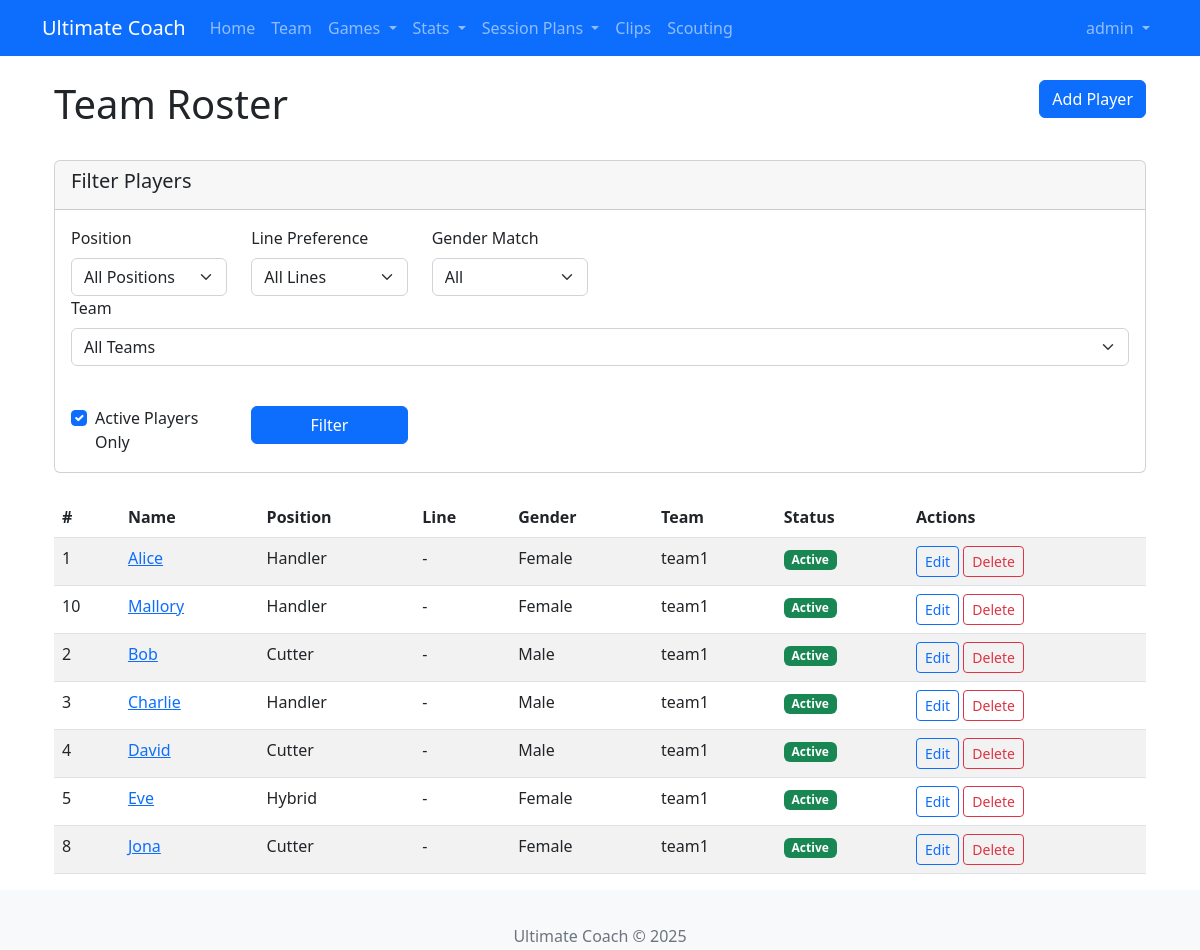
/team/ (signed in), run on the app's committed database.
### app/models/user.py (models this page shows, shortened)
class User(UserMixin, db.Model):
    id = db.Column(db.Integer, primary_key=True)
    username = db.Column(db.String(64), unique=True, nullable=False)
    email = db.Column(db.String(120), unique=True, nullable=False)
    password_hash = db.Column(db.String(128))
    role = db.Column(db.String(20), default='user')  # Add this line
    is_admin = db.Column(db.Boolean, default=False)
    created_at = db.Column(db.DateTime, default=datetime.utcnow)
    created_drills = db.relationship('SavedDrill', backref='creator', lazy='dynamic')
    player_profile = db.relationship('Player', back_populates='user_account', uselist=False)

### app/models/player.py (models this page shows, shortened)
class Player(db.Model):
    id = db.Column(db.Integer, primary_key=True)
    name = db.Column(db.String(100), nullable=False)
    jersey_number = db.Column(db.String(10))
    position = db.Column(db.String(20))
    height = db.Column(db.String(20))
    weight = db.Column(db.String(20))
    gender = db.Column(db.String(20))
    gender_match = db.Column(db.String(20))
    birth_date = db.Column(db.Date)
    team = db.Column(db.String(50))
    email = db.Column(db.String(120))
    phone = db.Column(db.String(20))
    line_preference = db.Column(db.String(20))
    active = db.Column(db.Boolean, default=True)
    notes = db.Column(db.Text)
    points_played = db.Column(db.Integer, default=0)
    games_played= db.Column(db.Integer, default=0)
    user_id = db.Column(db.Integer, db.ForeignKey('user.id'), nullable=True)
    user_account = db.relationship('User', back_populates='player_profile')
    lineups = db.relationship('LineUp', backref='player', lazy='dynamic', cascade='all, delete-orphan')
    player_events = db.relationship(
        "Event",
        foreign_keys='Event.player_id',
        back_populates="player",
        lazy='dynamic'
    )
    receiver_events = db.relationship(
        'Event',
        foreign_keys='Event.receiver_id',
        back_populates='receiver',
        lazy='dynamic'
    )
    receptions = db.relationship('Event', foreign_keys='Event.receiver_id', backref='receiver', lazy='dynamic')
    pulls = db.relationship('Pull', backref='player', lazy='dynamic', cascade='all, delete-orphan')
    clip_appearances = db.relationship('ClipPlayer', backref='player', lazy='dynamic', cascade='all, delete-orphan')
    attendances = db.relationship('Attendance', back_populates='player', lazy='dynamic')
    session_rsvps = db.relationship('SessionRSVP', back_populates='player', lazy='dynamic')
    @property
    def receptions(self):
        return self.receiver_events.filter_by(event_type='catch').all()

### app/routes/team.py (the view)
@bp.route('/')
@login_required
def index():
    form = PlayerFilterForm()
    position = request.args.get('position', '')
    line_preference = request.args.get('line_preference', '')
    gender_match = request.args.get('gender_match', '')
    team = request.args.get('team', '')
    active_only = request.args.get('active_only', 'y')
    if position:
        form.position.data = position
    if line_preference:
        form.line_preference.data = line_preference
    if gender_match:
        form.gender_match.data = gender_match
    if team and hasattr(form, 'team'):
        form.team.data = team
    form.active_only.data = active_only != 'n'
    query = Player.query
    if position:
        query = query.filter(Player.position == position)
    if line_preference:
        query = query.filter(Player.line_preference == line_preference)
    if gender_match:
        query = query.filter(Player.gender_match == gender_match)
    if team and hasattr(Player, 'team'):
        query = query.filter(Player.team == team)
    if active_only != 'n':
        query = query.filter(Player.active == True)
    players = query.order_by(Player.jersey_number).all()
    print(f"Found {len(players)} players")
    for player in players:
        print(f"Player: {player.name}, Jersey: {player.jersey_number}")
    return render_template('team/index.html', players=players, form=form)

### app/forms/team.py
class PlayerFilterForm(FlaskForm):
    position = SelectField('Position', choices=[
        ('', 'All Positions'),
        ('handler', 'Handler'),
        ('cutter', 'Cutter'),
        ('hybrid', 'Hybrid')
    ], validators=[Optional()])
    line_preference = SelectField('Line Preference', choices=[
        ('', 'All Lines'),
        ('o-line', 'O-line'),
        ('d-line', 'D-line'),
        ('both', 'Both')
    ], validators=[Optional()])
    gender_match = SelectField('Gender Match', choices=[
        ('', 'All'),
        ('male', 'Male'),
        ('female', 'Female'),
        ('both', 'Both')
    ], validators=[Optional()])
    team = SelectField('Team', choices=[
        ('', 'All Teams'),
        ('team1', 'Team 1'),
        ('team2', 'Team 2')
    ], validators=[Optional()])
    active_only = BooleanField('Active Players Only', default=True)
    submit = SubmitField('Filter')

### app/models/user.py (called while the page is built)
@login.user_loader
def load_user(id):
    return User.query.get(int(id))

### app/templates/team/index.html (shortened to what this page needs)
{% extends "base.html" %}
{% block content %}
<div class="container">
    <div class="row mb-4">
        <div class="col-md-8">
            <h1>Team Roster</h1>
        </div>
        <div class="col-md-4 text-end">
            <a href="{{ url_for('team.add_player') }}" class="btn btn-primary">Add Player</a>
        </div>
    </div>
    <div class="row mb-4">
        <div class="col-12">
            <div class="card">
                <div class="card-header">
                    <h5>Filter Players</h5>
                </div>
                <div class="card-body">
                    <form method="get" action="{{ url_for('team.index') }}">
                        <div class="row">
                            <div class="col-md-2">
                                {{ form.position.label(class="form-label") }}
                                {{ form.position(class="form-select") }}
                            </div>
                            <div class="col-md-2">
                                {{ form.line_preference.label(class="form-label") }}
                                {{ form.line_preference(class="form-select") }}
                            </div>
                            <div class="col-md-2">
                                {{ form.gender_match.label(class="form-label") }}
                                {{ form.gender_match(class="form-select") }}
                            </div>
                            <div class="mb-3">
                                {{ form.team.label(class="form-label") }}
                                {{ form.team(class="form-select") }}
                            </div>
                            <div class="col-md-2">
                                <div class="form-check mt-4">
                                    {{ form.active_only(class="form-check-input") }}
                                    {{ form.active_only.label(class="form-check-label") }}
                                </div>
                            </div>
                            <div class="col-md-2">
                                <button type="submit" class="btn btn-primary w-100">Filter</button>
                            </div>
                        </div>
                    </form>
                </div>
            </div>
        </div>
    </div>
    <div class="row">
        <div class="col-12">
            <div class="table-responsive">
                <table class="table table-striped table-hover">
                    <thead>
                        <tr>
                            <th>#</th>
                            <th>Name</th>
                            <th>Position</th>
                            <th>Line</th>
                            <th>Gender</th>
                            <th>Team</th>
                            <th>Status</th>
                            <th>Actions</th>
                        </tr>
                    </thead>
                    <tbody>
                        {% for player in players %}
                        <tr>
                            <td>{{ player.jersey_number or '-' }}</td>
                            <td>
                                <a href="{{ url_for('team.player_detail', player_id=player.id) }}">
                                    {{ player.name }}
                                </a>
                            </td>
                            <td>{{ player.position|capitalize if player.position else '-' }}</td>
                            <td>{{ player.line_preference if player.line_preference else '-' }}</td>
                            <td>{{ player.gender_match|capitalize if player.gender_match else '-' }}</td>
                            <td>{{ player.team if player.team else '-' }}</td>
                            <td>
                                {% if player.active %}
                                <span class="badge bg-success">Active</span>
                                {% else %}
                                <span class="badge bg-secondary">Inactive</span>
                                {% endif %}
                            </td>
                            <td>
                                <a href="{{ url_for('team.edit_player', player_id=player.id) }}" class="btn btn-sm btn-outline-primary">Edit</a>
                                <button type="button" class="btn btn-sm btn-outline-danger" data-bs-toggle="modal" data-bs-target="#deleteModal{{ player.id }}">Delete</button>
                            </td>
                        </tr>
                        {% else %}
                        <tr>
                            <td colspan="8" class="text-center">No players found.</td>
                        </tr>
                        {% endfor %}
                    </tbody>
                </table>
            </div>
        </div>
    </div>
</div>
{% endblock %}

### app/templates/base.html (shortened to what this page needs)
<!DOCTYPE html>
<html lang="en">
<head>
    <link rel="stylesheet" href="https://cdn.jsdelivr.net/npm/bootstrap@5.2.3/dist/css/bootstrap.min.css">
    <link rel="stylesheet" href="https://cdn.jsdelivr.net/npm/bootstrap-icons@1.10.5/font/bootstrap-icons.css">
    <link rel="stylesheet" href="{{ url_for('static', filename='css/main.css') }}">
</head>
<body>
    <nav class="navbar navbar-expand-lg navbar-dark bg-primary">
        <div class="container">
            <a class="navbar-brand" href="{{ url_for('main.index') }}">Ultimate Coach</a>
            <div class="collapse navbar-collapse" id="navbarNav">
                <ul class="navbar-nav me-auto">
                    <li class="nav-item">
                        <a class="nav-link" href="{{ url_for('main.index') }}"
                           data-bs-toggle="tooltip" data-bs-placement="bottom"
                           title="Return to homepage">Home</a>
                    </li>
                    <li class="nav-item">
                        <a class="nav-link" href="{{ url_for('team.index') }}"
                           data-bs-toggle="tooltip" data-bs-placement="bottom"
                           title="Manage team roster">Team</a>
                    </li>
                    <li class="nav-item dropdown">
                        <a class="nav-link dropdown-toggle" href="#" id="gamesDropdown"
                           role="button" data-bs-toggle="dropdown" aria-expanded="false"
                           data-bs-toggle="tooltip" data-bs-placement="bottom"
                           title="Manage games and tournaments">
                            Games
                        </a>
                    </li>
                    <li class="nav-item dropdown">
                        <a class="nav-link dropdown-toggle" href="#" id="statsDropdown"
                           role="button" data-bs-toggle="dropdown" aria-expanded="false"
                           data-bs-toggle="tooltip" data-bs-placement="bottom"
                           title="View comprehensive statistics and analytics">
                            Stats
                        </a>
                    </li>
                    <li class="nav-item dropdown">
                        <a class="nav-link dropdown-toggle" href="#" role="button" data-bs-toggle="dropdown">
                            Session Plans
                        </a>
                    </li>
                    <li class="nav-item">
                        <a class="nav-link" href="{{ url_for('clip.index') }}"
                           data-bs-toggle="tooltip" data-bs-placement="bottom"
                           title="Manage video clips">Clips</a>
                    </li>
                    <li class="nav-item">
                        <a class="nav-link" href="{{ url_for('scouting.index') }}"
                           data-bs-toggle="tooltip" data-bs-placement="bottom"
                           title="View scouting reports">Scouting</a>
                    </li>
                </ul>
                {% if current_user.is_authenticated %}
                <ul class="navbar-nav">
                    <li class="nav-item dropdown">
                        <a class="nav-link dropdown-toggle" href="#" id="userDropdown"
                           role="button" data-bs-toggle="dropdown" aria-expanded="false">
                            {{ current_user.username }}
                        </a>
                    </li>
                </ul>
                {% endif %}
            </div>
        </div>
    </nav>
    <div class="container mt-4">
        {% block content %}{% endblock %}
    </div>
    <footer class="footer mt-5 py-3 bg-light">
        <div class="container text-center">
            <span class="text-muted">Ultimate Coach &copy; 2025</span>
        </div>
    </footer>
</body>
</html>

### app/static/css/main.css (style rules this page uses)
body { padding-bottom: 60px; }
.footer { position: fixed; bottom: 0; width: 100%; height: 60px; line-height: 60px; background-color: #f5f5f5; }

### data on the page
User: username "admin"
Player: jersey_number "1", name "Alice", position "Handler", line_preference "-", gender_match "Female", team "team1", active "Active"
Player: jersey_number "10", name "Mallory", position "Handler", line_preference "-", gender_match "Female", team "team1", active "Active"
Player: jersey_number "2", name "Bob", position "Cutter", line_preference "-", gender_match "Male", team "team1", active "Active"
Player: jersey_number "3", name "Charlie", position "Handler", line_preference "-", gender_match "Male", team "team1", active "Active"
Player: jersey_number "4", name "David", position "Cutter", line_preference "-", gender_match "Male", team "team1", active "Active"
Player: jersey_number "5", name "Eve", position "Hybrid", line_preference "-", gender_match "Female", team "team1", active "Active"
Player: jersey_number "8", name "Jona", position "Cutter", line_preference "-", gender_match "Female", team "team1", active "Active"
